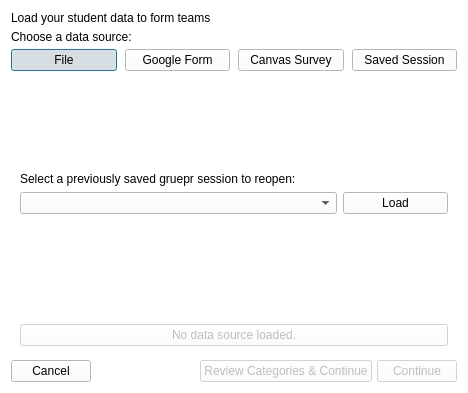
<?xml version="1.0" encoding="UTF-8"?>
<ui version="4.0">
 <class>loadDataDialog</class>
 <widget class="QDialog" name="loadDataDialog">
  <property name="geometry">
   <rect>
    <x>0</x>
    <y>0</y>
    <width>468</width>
    <height>393</height>
   </rect>
  </property>
  <property name="windowTitle">
   <string>gruepr - Form teams</string>
  </property>
  <property name="windowIcon">
   <iconset resource="../gruepr.qrc">
    <normaloff>:/icons_new/icon.svg</normaloff>:/icons_new/icon.svg</iconset>
  </property>
  <property name="styleSheet">
   <string notr="true">background-color: white</string>
  </property>
  <layout class="QVBoxLayout" name="mainLayout">
   <property name="spacing">
    <number>5</number>
   </property>
   <item>
    <widget class="QLabel" name="headerLabel">
     <property name="text">
      <string>Load your student data to form teams</string>
     </property>
    </widget>
   </item>
   <item alignment="Qt::AlignmentFlag::AlignLeft">
    <widget class="QLabel" name="chooseSourceLabel">
     <property name="text">
      <string>Choose a data source:</string>
     </property>
    </widget>
   </item>
   <item>
    <layout class="QHBoxLayout" name="sourceSelectorLayout">
     <property name="spacing">
      <number>8</number>
     </property>
     <item>
      <widget class="QPushButton" name="fileSourceButton">
       <property name="text">
        <string>File</string>
       </property>
       <property name="icon">
        <iconset resource="../gruepr.qrc">
         <normaloff>:/icons_new/file.png</normaloff>:/icons_new/file.png</iconset>
       </property>
       <property name="iconSize">
        <size>
         <width>24</width>
         <height>24</height>
        </size>
       </property>
       <property name="checkable">
        <bool>true</bool>
       </property>
       <property name="checked">
        <bool>true</bool>
       </property>
      </widget>
     </item>
     <item>
      <widget class="QPushButton" name="googleSourceButton">
       <property name="text">
        <string>Google Form</string>
       </property>
       <property name="icon">
        <iconset resource="../gruepr.qrc">
         <normaloff>:/icons_new/google.png</normaloff>:/icons_new/google.png</iconset>
       </property>
       <property name="iconSize">
        <size>
         <width>24</width>
         <height>24</height>
        </size>
       </property>
       <property name="checkable">
        <bool>true</bool>
       </property>
      </widget>
     </item>
     <item>
      <widget class="QPushButton" name="canvasSourceButton">
       <property name="text">
        <string>Canvas Survey</string>
       </property>
       <property name="icon">
        <iconset resource="../gruepr.qrc">
         <normaloff>:/icons_new/canvas.png</normaloff>:/icons_new/canvas.png</iconset>
       </property>
       <property name="iconSize">
        <size>
         <width>24</width>
         <height>24</height>
        </size>
       </property>
       <property name="checkable">
        <bool>true</bool>
       </property>
      </widget>
     </item>
     <item>
      <widget class="QPushButton" name="prevWorkSourceButton">
       <property name="text">
        <string>Saved Session</string>
       </property>
       <property name="icon">
        <iconset resource="../gruepr.qrc">
         <normaloff>:/icons_new/icon.svg</normaloff>:/icons_new/icon.svg</iconset>
       </property>
       <property name="iconSize">
        <size>
         <width>24</width>
         <height>24</height>
        </size>
       </property>
       <property name="checkable">
        <bool>true</bool>
       </property>
      </widget>
     </item>
    </layout>
   </item>
   <item>
    <widget class="QStackedWidget" name="sourceStack">
     <property name="currentIndex">
      <number>3</number>
     </property>
     <widget class="QWidget" name="csvPage">
      <layout class="QVBoxLayout" name="csvPageLayout">
       <item>
        <widget class="DropFileFrame" name="dropFileFrame">
         <property name="sizePolicy">
          <sizepolicy hsizetype="Expanding" vsizetype="Expanding">
           <horstretch>0</horstretch>
           <verstretch>0</verstretch>
          </sizepolicy>
         </property>
         <property name="minimumSize">
          <size>
           <width>0</width>
           <height>200</height>
          </size>
         </property>
         <layout class="QVBoxLayout" name="dropFileFrameLayout">
          <item alignment="Qt::AlignmentFlag::AlignHCenter">
           <widget class="QPushButton" name="uploadButton">
            <property name="sizePolicy">
             <sizepolicy hsizetype="Fixed" vsizetype="Fixed">
              <horstretch>0</horstretch>
              <verstretch>0</verstretch>
             </sizepolicy>
            </property>
            <property name="text">
             <string/>
            </property>
            <property name="icon">
             <iconset resource="../gruepr.qrc">
              <normaloff>:/icons_new/upload.png</normaloff>:/icons_new/upload.png</iconset>
            </property>
            <property name="iconSize">
             <size>
              <width>30</width>
              <height>30</height>
             </size>
            </property>
           </widget>
          </item>
          <item alignment="Qt::AlignmentFlag::AlignHCenter">
           <widget class="QLabel" name="uploadSourceLabel">
            <property name="text">
             <string>Drag &amp; drop or Choose file to upload.</string>
            </property>
            <property name="alignment">
             <set>Qt::AlignmentFlag::AlignCenter</set>
            </property>
           </widget>
          </item>
          <item alignment="Qt::AlignmentFlag::AlignHCenter">
           <widget class="QLabel" name="acceptedFormatsLabel">
            <property name="text">
             <string>Accepted formats: .csv, .txt, .xlsx</string>
            </property>
            <property name="alignment">
             <set>Qt::AlignmentFlag::AlignCenter</set>
            </property>
           </widget>
          </item>
         </layout>
        </widget>
       </item>
      </layout>
     </widget>
     <widget class="QWidget" name="googlePage">
      <layout class="QVBoxLayout" name="googlePageLayout">
       <item>
        <spacer name="googleTopSpacer">
         <property name="orientation">
          <enum>Qt::Orientation::Vertical</enum>
         </property>
         <property name="sizeHint" stdset="0">
          <size>
           <width>0</width>
           <height>0</height>
          </size>
         </property>
        </spacer>
       </item>
       <item>
        <widget class="QLabel" name="googleDescriptionLabel">
         <property name="text">
          <string>Connect to Google Forms to download survey responses directly.</string>
         </property>
        </widget>
       </item>
       <item>
        <widget class="QPushButton" name="loadDataFromGoogleFormButton">
         <property name="text">
          <string>Load from Google Form</string>
         </property>
         <property name="icon">
          <iconset resource="../gruepr.qrc">
           <normaloff>:/icons_new/upload.png</normaloff>:/icons_new/upload.png</iconset>
         </property>
         <property name="iconSize">
          <size>
           <width>20</width>
           <height>20</height>
          </size>
         </property>
        </widget>
       </item>
       <item>
        <spacer name="googleBottomSpacer">
         <property name="orientation">
          <enum>Qt::Orientation::Vertical</enum>
         </property>
         <property name="sizeHint" stdset="0">
          <size>
           <width>0</width>
           <height>0</height>
          </size>
         </property>
        </spacer>
       </item>
      </layout>
     </widget>
     <widget class="QWidget" name="canvasPage">
      <layout class="QVBoxLayout" name="canvasPageLayout">
       <item>
        <spacer name="canvasTopSpacer">
         <property name="orientation">
          <enum>Qt::Orientation::Vertical</enum>
         </property>
         <property name="sizeHint" stdset="0">
          <size>
           <width>0</width>
           <height>0</height>
          </size>
         </property>
        </spacer>
       </item>
       <item>
        <widget class="QLabel" name="canvasDescriptionLabel">
         <property name="text">
          <string>Connect to Canvas to download quiz/survey responses from your course.</string>
         </property>
        </widget>
       </item>
       <item>
        <widget class="QPushButton" name="loadDataFromCanvasSurveyButton">
         <property name="text">
          <string>Load from Canvas Survey</string>
         </property>
         <property name="icon">
          <iconset resource="../gruepr.qrc">
           <normaloff>:/icons_new/upload.png</normaloff>:/icons_new/upload.png</iconset>
         </property>
         <property name="iconSize">
          <size>
           <width>20</width>
           <height>20</height>
          </size>
         </property>
        </widget>
       </item>
       <item>
        <spacer name="canvasBottomSpacer">
         <property name="orientation">
          <enum>Qt::Orientation::Vertical</enum>
         </property>
         <property name="sizeHint" stdset="0">
          <size>
           <width>0</width>
           <height>0</height>
          </size>
         </property>
        </spacer>
       </item>
      </layout>
     </widget>
     <widget class="QWidget" name="prevWorkPage">
      <layout class="QVBoxLayout" name="prevWorkPageLayout">
       <item>
        <spacer name="prevWorkTopSpacer">
         <property name="orientation">
          <enum>Qt::Orientation::Vertical</enum>
         </property>
         <property name="sizeHint" stdset="0">
          <size>
           <width>0</width>
           <height>0</height>
          </size>
         </property>
        </spacer>
       </item>
       <item alignment="Qt::AlignmentFlag::AlignLeft">
        <widget class="QLabel" name="prevWorkDescriptionLabel">
         <property name="text">
          <string>Select a previously saved gruepr session to reopen:</string>
         </property>
        </widget>
       </item>
       <item>
        <layout class="QHBoxLayout" name="prevWorkComboBoxLayout">
         <item>
          <widget class="StyledComboBox" name="prevWorkComboBox">
           <property name="sizePolicy">
            <sizepolicy hsizetype="Expanding" vsizetype="Minimum">
             <horstretch>3</horstretch>
             <verstretch>0</verstretch>
            </sizepolicy>
           </property>
          </widget>
         </item>
         <item>
          <widget class="QPushButton" name="loadPrevWorkButton">
           <property name="sizePolicy">
            <sizepolicy hsizetype="Preferred" vsizetype="Fixed">
             <horstretch>1</horstretch>
             <verstretch>0</verstretch>
            </sizepolicy>
           </property>
           <property name="text">
            <string>Load</string>
           </property>
           <property name="icon">
            <iconset resource="../gruepr.qrc">
             <normaloff>:/icons_new/upload.png</normaloff>:/icons_new/upload.png</iconset>
           </property>
          </widget>
         </item>
        </layout>
       </item>
       <item>
        <spacer name="prevWorkBottomSpacer">
         <property name="orientation">
          <enum>Qt::Orientation::Vertical</enum>
         </property>
         <property name="sizeHint" stdset="0">
          <size>
           <width>0</width>
           <height>0</height>
          </size>
         </property>
        </spacer>
       </item>
      </layout>
     </widget>
    </widget>
   </item>
   <item>
    <widget class="QFrame" name="dataSourceFrame">
     <property name="enabled">
      <bool>false</bool>
     </property>
     <layout class="QHBoxLayout" name="dataSourceFrameLayout">
      <item>
       <widget class="QPushButton" name="dataSourceLabel">
        <property name="enabled">
         <bool>false</bool>
        </property>
        <property name="text">
         <string>No data source loaded.</string>
        </property>
        <property name="icon">
         <iconset resource="../gruepr.qrc">
          <normaloff>:/icons_new/file.png</normaloff>:/icons_new/file.png</iconset>
        </property>
       </widget>
      </item>
     </layout>
    </widget>
   </item>
   <item>
    <layout class="QHBoxLayout" name="buttonLayout">
     <item>
      <widget class="QPushButton" name="cancelButton">
       <property name="text">
        <string>Cancel</string>
       </property>
      </widget>
     </item>
     <item>
      <spacer name="buttonSpacer">
       <property name="orientation">
        <enum>Qt::Orientation::Horizontal</enum>
       </property>
       <property name="sizeHint" stdset="0">
        <size>
         <width>0</width>
         <height>0</height>
        </size>
       </property>
      </spacer>
     </item>
     <item>
      <widget class="QPushButton" name="reviewCategoriesButton">
       <property name="enabled">
        <bool>false</bool>
       </property>
       <property name="toolTip">
        <string>Review and adjust how each column in your data is categorized (e.g., name, schedule, attribute) before forming teams</string>
       </property>
       <property name="text">
        <string>Review Categories &amp;&amp; Continue</string>
       </property>
      </widget>
     </item>
     <item>
      <widget class="QPushButton" name="confirmButton">
       <property name="enabled">
        <bool>false</bool>
       </property>
       <property name="toolTip">
        <string>Continue using auto-detected column categories</string>
       </property>
       <property name="text">
        <string>Continue</string>
       </property>
      </widget>
     </item>
    </layout>
   </item>
  </layout>
 </widget>
 <customwidgets>
  <customwidget>
   <class>DropFileFrame</class>
   <extends>QFrame</extends>
   <header>widgets/dropFileFrame.h</header>
   <container>1</container>
  </customwidget>
  <customwidget>
   <class>StyledComboBox</class>
   <extends>QComboBox</extends>
   <header>widgets/styledComboBox.h</header>
  </customwidget>
 </customwidgets>
 <resources>
  <include location="../gruepr.qrc"/>
 </resources>
 <connections>
  <connection>
   <sender>cancelButton</sender>
   <signal>clicked()</signal>
   <receiver>loadDataDialog</receiver>
   <slot>reject()</slot>
   <hints>
    <hint type="sourcelabel">
     <x>20</x>
     <y>20</y>
    </hint>
    <hint type="destinationlabel">
     <x>20</x>
     <y>20</y>
    </hint>
   </hints>
  </connection>
 </connections>
</ui>
